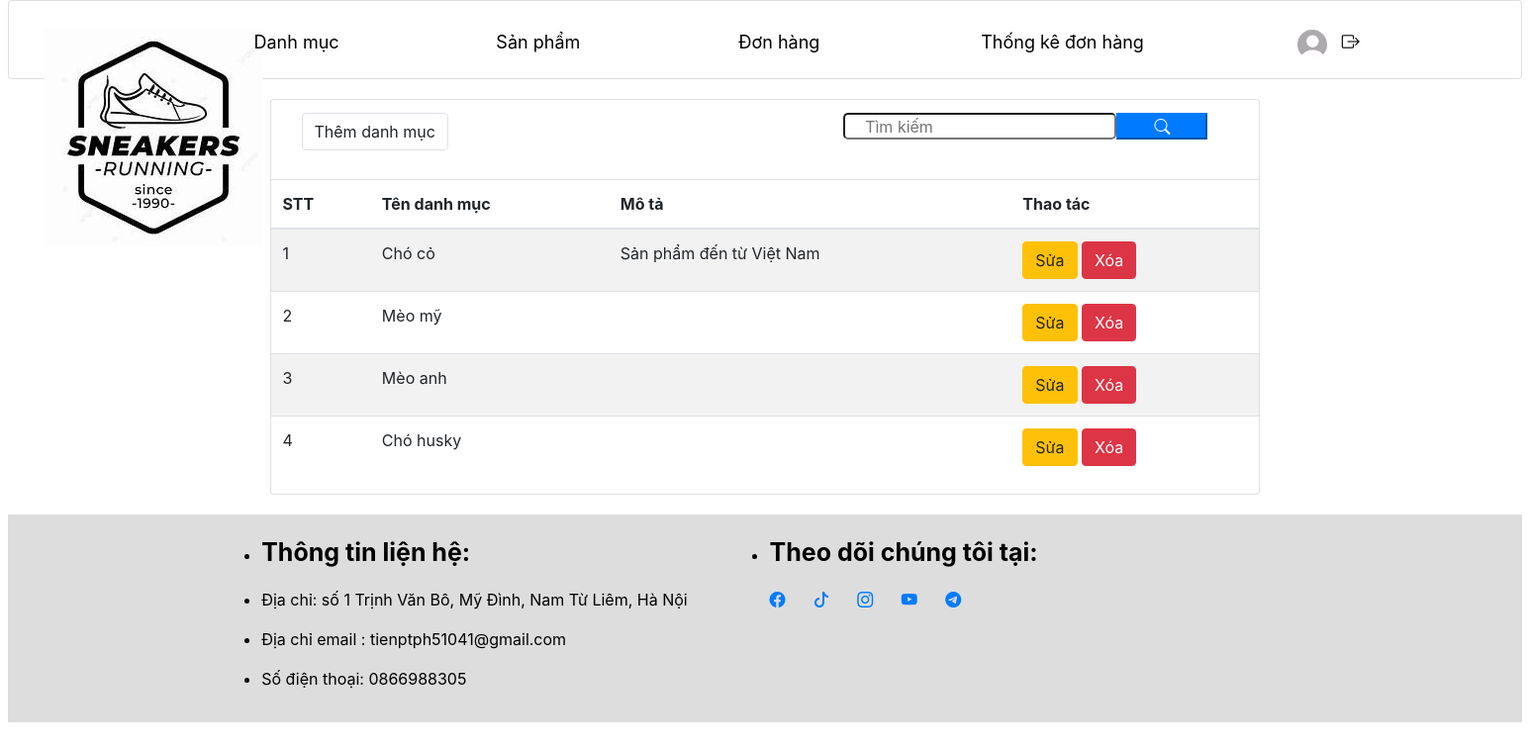
The page /admin/index.php (signed in) on the database its author committed.
### tables this page shows
CREATE TABLE `danh_mucs` (
  `id` int NOT NULL,
  `ten_danh_muc` varchar(100) NOT NULL,
  `mo_ta` text NOT NULL
);

### admin/controllers/adminDanhMucController.php (called while the page is built, shortened)
<?php
class adminDanhMucController
{
    public $modelDanhMuc;
    public function __construct()
    {
        $this->modelDanhMuc = new modelDanhMuc;
    }
    public function danhMucSanPham()
    {
        if (
            $_SERVER['REQUEST_METHOD'] === 'POST'
        ) {
            $search = $_POST['search'];
            $listDanhMuc = [];
            $danhMuc = $this->modelDanhMuc->getAllDanhMuc();
            foreach ($danhMuc as $key => $value) {
                    if (strpos(strtolower($value['ten_danh_muc']), strtolower($search)) !== false) {
                        $listDanhMuc[] = $value;
                    }
            }
        } else {
            $listDanhMuc = $this->modelDanhMuc->getAllDanhMuc();
        }
        require './views/danhMuc/danhMucSanPham.php';
    }
}

### commons/function.php (called while the page is built, shortened)
<?php
function connectDB() {
    $host = DB_HOST;
    $port = DB_PORT;
    $dbname = DB_NAME;
    try {
        $conn = new PDO("mysql:host=$host;port=$port;dbname=$dbname", DB_USERNAME, DB_PASSWORD);
        $conn->setAttribute(PDO::ATTR_ERRMODE, PDO::ERRMODE_EXCEPTION);
        $conn->setAttribute(PDO::ATTR_DEFAULT_FETCH_MODE, PDO::FETCH_ASSOC);
        return $conn;
    } catch (PDOException $e) {
        echo ("Connection failed: " . $e->getMessage());
    }
}

### admin/models/modelDanhMuc.php (called while the page is built, shortened)
<?php
class modelDanhMuc
{
    public $conn;
    public function __construct()
    {
        $this->conn = connectDB();
    }
    public function getAllDanhMuc()
    {
        try {
            $sql = "SELECT * FROM danh_mucs";
            $stmt = $this->conn->prepare($sql);
            $stmt->execute();
            return $stmt->fetchAll();
        } catch (Exception $e) {
            echo "ERROR" . $e->getMessage();
        }
    }
}

### admin/views/danhMuc/danhMucSanPham.php (the view)
<?php
require './views/layout/header.php';
require './views/layout/navbar.php';
?>
<div style="height: auto; width:1000px; margin:20px auto;" class="card">
    <div class=" col-md-12 row alert">
        <div class="col-md-7">
        <a href="<?= BASE_URL_ADMIN . '?act=form-them-danh-muc' ?>" style="margin:10px;"><button class="btn border">Thêm danh mục</button></a>
        </div>
        <form style="display:flex;" class="col-md-5" action="<?= BASE_URL_ADMIN . '?act=tim-kiem-danh-muc' ?>" class="row" method="POST">
            <input style="border-radius:5px; height:27px; padding:0px 20px;" class="col-md-9" type="text" name="search" placeholder="Tìm kiếm">
            <button style="height:27px; ;" type="submit" class="search col-md-3  btn-primary"><i class="bi bi-search"></i></button>
        </form>
    </div>
    <table class="table table-striped ">
        <thead>
            <tr>
                <th scope="col">STT</th>
                <th scope="col">Tên danh mục</th>
                <th scope="col">Mô tả</th>
                <th scope="col">Thao tác</th>
            </tr>
        </thead>
        <tbody>
            <?php foreach ($listDanhMuc as $key => $danhMuc) : ?>
                <tr>
                    <td><?= $key + 1 ?></td>
                    <td><?= $danhMuc['ten_danh_muc'] ?></td>
                    <td><?= $danhMuc['mo_ta'] ?></td>
                    <td>
                        <a href="<?= BASE_URL_ADMIN . '?act=form-sua-danh-muc&id='.$danhMuc['id'] ?>"><button class="btn btn-warning">Sửa</button></a>
                        <a onclick="confirm('Bạn có xác nhận xóa')"  href="<?= BASE_URL_ADMIN . '?act=delete-danh-muc&id_danh_muc='.$danhMuc['id'] ?>"> <button  class="btn btn-danger">Xóa</button></a>
                    </td>
                </tr>
            <?php endforeach; ?>
        </tbody>
    </table>
</div>
<?php require './views/layout/footer.php'; ?>

### admin/assets/css/styleMain.css (style rules this page uses)
* { padding: 0; margin: 0; text-decoration: none; }
body { width: auto; }

### rows shown on the page
danh_mucs: ten_danh_muc "Chó cỏ", mo_ta "Sản phẩm đến từ Việt Nam"
danh_mucs: ten_danh_muc "Mèo mỹ"
danh_mucs: ten_danh_muc "Mèo anh"
danh_mucs: ten_danh_muc "Chó husky"
